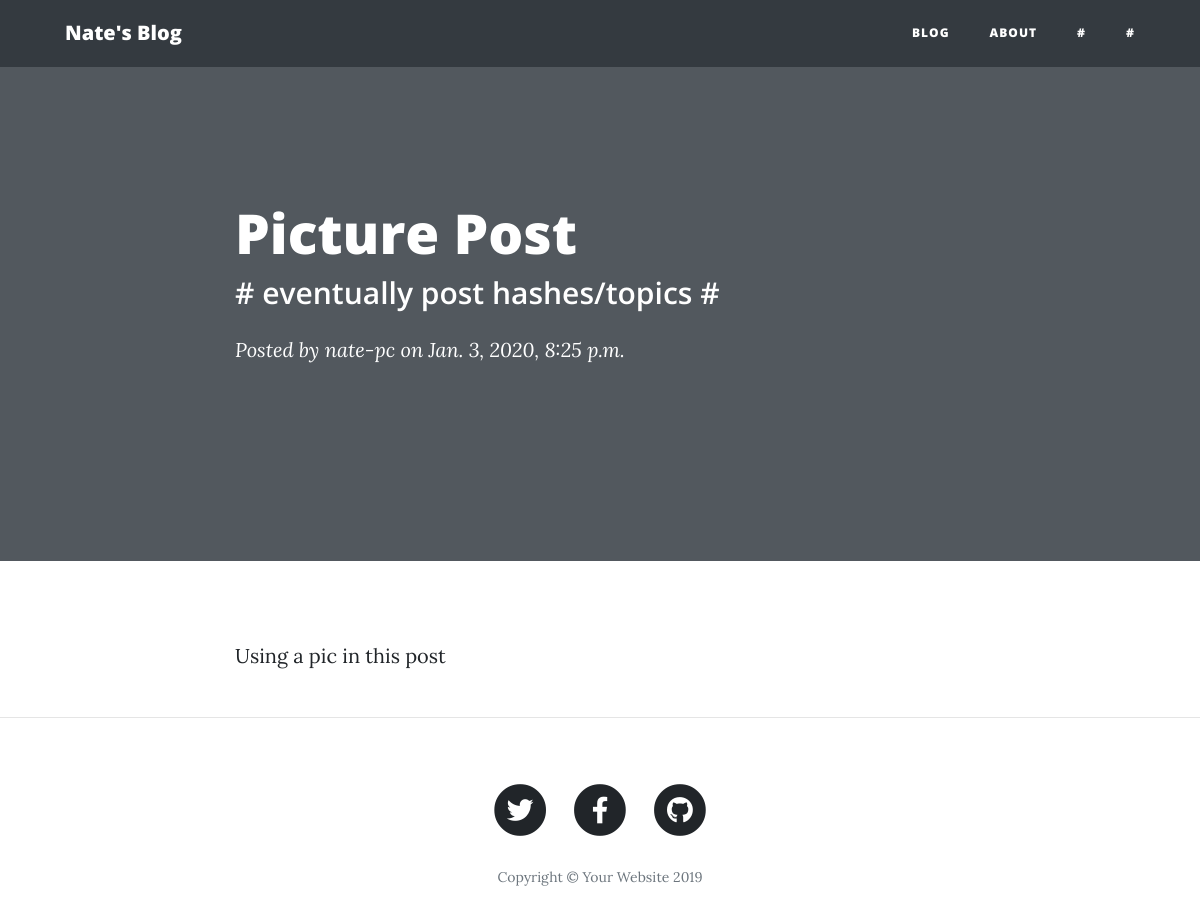
The app's page /blog/2020/1/3/picture-post/ with its own data.
### blog/models.py (models this page shows, shortened)
class Post(models.Model):
    STATUS_CHOICES = (
        ('draft', 'Draft'),
        ('published', 'Published'),
    )
    title = models.CharField(max_length=250)
    images = models.ImageField(upload_to="photos/", null=True, blank=True)
    slug = models.SlugField(max_length=250,
                            unique_for_date='publish')
    author = models.ForeignKey(User,
                               on_delete=models.CASCADE,
                               related_name='blog_posts')
    body = models.TextField()
    publish = models.DateTimeField(default=timezone.now)
    created = models.DateTimeField(auto_now_add=True)
    udpated = models.DateTimeField(auto_now=True)
    status = models.CharField(max_length=10,
                              choices=STATUS_CHOICES,
                              default='draft')
    objects = models.Manager()
    published = PublishedManager()
    class Meta:
        ordering = ('-publish',)

### blog/views.py (the view)
def post_detail(request, year, month, day, post):
    post = get_object_or_404(Post, slug=post,
                                   status='published',
                                   publish__year=year,
                                   publish__month=month,
                                   publish__day=day)
    return render(request,
                  'blog/post/detail.html',
                  {'post': post})

### blog/templates/blog/post/detail.html (shortened to what this page needs)
{% extends "blog/base.html" %}
{% load static %}
{% block content %}
<header class="masthead">
  <div class="overlay"></div>
  <div class="container">
    <div class="row">
      <div class="col-lg-8 col-md-10 mx-auto">
        <div class="post-heading">
          <h1>{{ post.title }}</h1>
          <h2 class="subheading"># eventually post hashes/topics #</h2>
          <span class="meta">Posted by
            <a href="#">{{ post.author }}</a>
            on {{ post.publish }}</span>
        </div>
      </div>
    </div>
  </div>
</header>
<article>
  <div class="container">
    <div class="row">
      <div class="col-lg-8 col-md-10 mx-auto">
       <p>{{ post.body }}</p>
      </div>
    </div>
  </div>
</article>
{% endblock %}

### records on screen
Post: title "Picture Post", author "nate-pc", publish "Jan. 3, 2020, 8:25 p.m.", body "Using a pic in this post"
